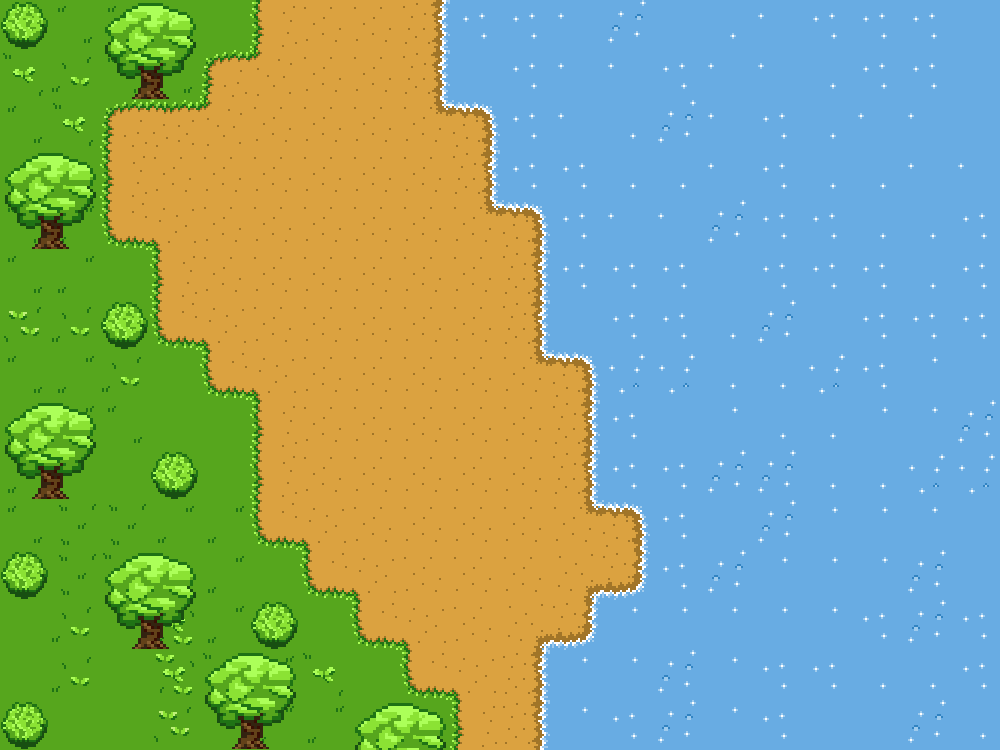

Below is a game level as drawn by its tile map, then a one-line description and the .tmx that defines it (tile-layer data replaced by summaries):
An orthogonal 20x15 tile map with 50x50 px tiles, 3 tile layers (Background, Path, Obstacles) and 1 object (changer).

<map version="1.10" tiledversion="1.10.0" orientation="orthogonal" renderorder="right-down" width="20" height="15" tilewidth="50" tileheight="50" infinite="0" nextlayerid="8" nextobjectid="2">
 <tileset firstgid="1" source="pixil_tileset_3.tsx" />
 <group id="4" name="Back">
  <layer id="2" name="Background" width="20" height="15">
   <data>[300 cells, 70 non-empty, 8 distinct tile ids]</data>
  </layer>
  <layer id="1" name="Path" width="20" height="15">
   <data>[300 cells, 97 non-empty, 12 distinct tile ids]</data>
  </layer>
 </group>
 <layer id="3" name="Obstacles" width="20" height="15">
  <data>[300 cells, 161 non-empty, 12 distinct tile ids]</data>
 </layer>
 <group id="5" name="Doors">
  <objectgroup id="7" name="South">
   <object id="1" name="changer" x="450" y="749" width="100" height="1">
    <properties>
     <property name="nextScene" value="World2_1" />
    </properties>
   </object>
  </objectgroup>
 </group>
</map>
